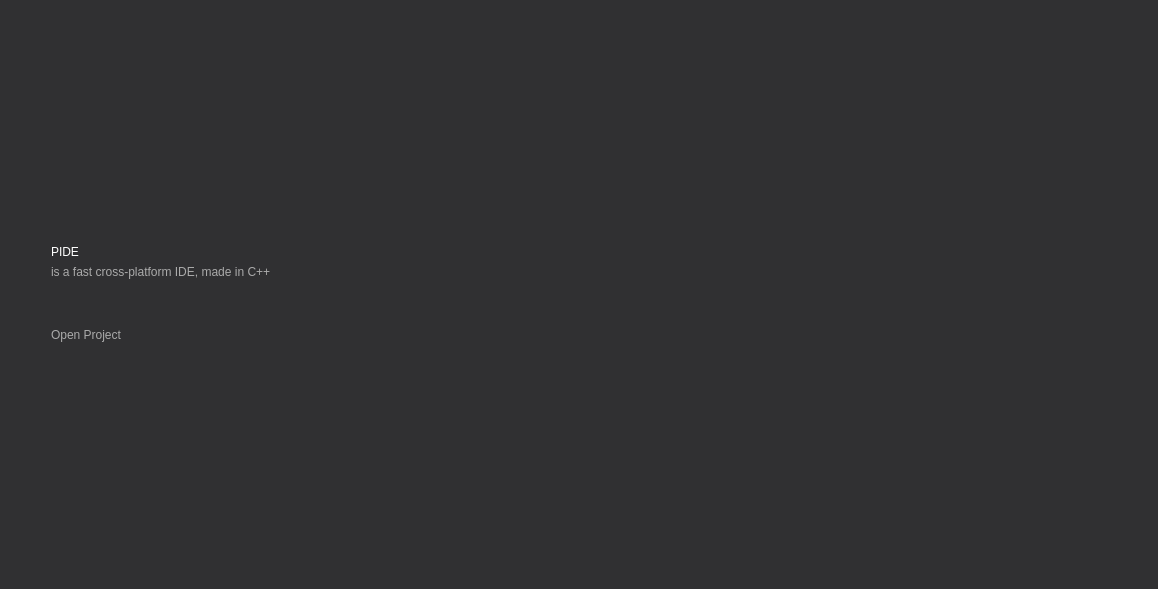
<?xml version="1.0" encoding="UTF-8"?>
<ui version="4.0">
 <class>HomepageWidget</class>
 <widget class="QWidget" name="HomepageWidget">
  <property name="geometry">
   <rect>
    <x>0</x>
    <y>0</y>
    <width>1158</width>
    <height>589</height>
   </rect>
  </property>
  <property name="windowTitle">
   <string>Form</string>
  </property>
  <property name="styleSheet">
   <string notr="true">background-color: rgb(48, 48, 50);</string>
  </property>
  <layout class="QVBoxLayout" name="verticalLayout_3">
   <item>
    <layout class="QHBoxLayout" name="horizontalLayout">
     <item>
      <spacer name="leftSpacer">
       <property name="orientation">
        <enum>Qt::Horizontal</enum>
       </property>
       <property name="sizeType">
        <enum>QSizePolicy::Preferred</enum>
       </property>
       <property name="sizeHint" stdset="0">
        <size>
         <width>40</width>
         <height>20</height>
        </size>
       </property>
      </spacer>
     </item>
     <item>
      <layout class="QVBoxLayout" name="verticalLayout">
       <item>
        <spacer name="topSpacer">
         <property name="orientation">
          <enum>Qt::Vertical</enum>
         </property>
         <property name="sizeHint" stdset="0">
          <size>
           <width>20</width>
           <height>40</height>
          </size>
         </property>
        </spacer>
       </item>
       <item>
        <widget class="QLabel" name="titleLabel">
         <property name="sizePolicy">
          <sizepolicy hsizetype="Preferred" vsizetype="Preferred">
           <horstretch>0</horstretch>
           <verstretch>0</verstretch>
          </sizepolicy>
         </property>
         <property name="styleSheet">
          <string notr="true">font: bold 36pt &quot;Helvetica&quot;;
color: white;</string>
         </property>
         <property name="text">
          <string>PIDE</string>
         </property>
         <property name="wordWrap">
          <bool>false</bool>
         </property>
         <property name="margin">
          <number>0</number>
         </property>
        </widget>
       </item>
       <item>
        <widget class="QLabel" name="descriptionLabel">
         <property name="sizePolicy">
          <sizepolicy hsizetype="Preferred" vsizetype="Preferred">
           <horstretch>0</horstretch>
           <verstretch>0</verstretch>
          </sizepolicy>
         </property>
         <property name="styleSheet">
          <string notr="true">font: 12pt &quot;Helvetica&quot;;
color: #aaaaaa;</string>
         </property>
         <property name="text">
          <string>is a fast cross-platform IDE, made in C++</string>
         </property>
         <property name="wordWrap">
          <bool>false</bool>
         </property>
         <property name="margin">
          <number>0</number>
         </property>
        </widget>
       </item>
       <item>
        <spacer name="verticalSpacer">
         <property name="orientation">
          <enum>Qt::Vertical</enum>
         </property>
         <property name="sizeType">
          <enum>QSizePolicy::Preferred</enum>
         </property>
         <property name="sizeHint" stdset="0">
          <size>
           <width>20</width>
           <height>40</height>
          </size>
         </property>
        </spacer>
       </item>
       <item>
        <layout class="QVBoxLayout" name="projectLayout">
         <item>
          <layout class="QHBoxLayout" name="openProjectLayout">
           <item>
            <widget class="QPushButton" name="openProjectButton">
             <property name="cursor">
              <cursorShape>PointingHandCursor</cursorShape>
             </property>
             <property name="styleSheet">
              <string notr="true">QPushButton {
	font: 12pt &quot;Helvetica&quot;;
	color: #aaaaaa;
	background: none;
	border: none;
	text-align: left;
}
QPushButton:hover {
	color: #ffffff;
	text-decoration: underline;
}</string>
             </property>
             <property name="text">
              <string>Open Project</string>
             </property>
             <property name="icon">
              <iconset resource="../resources/icons.qrc">
               <normaloff>:/file.png</normaloff>:/file.png</iconset>
             </property>
            </widget>
           </item>
           <item>
            <spacer name="openProjectSpacer">
             <property name="orientation">
              <enum>Qt::Horizontal</enum>
             </property>
             <property name="sizeType">
              <enum>QSizePolicy::Expanding</enum>
             </property>
             <property name="sizeHint" stdset="0">
              <size>
               <width>40</width>
               <height>20</height>
              </size>
             </property>
            </spacer>
           </item>
          </layout>
         </item>
        </layout>
       </item>
       <item>
        <spacer name="bottomSpacer">
         <property name="orientation">
          <enum>Qt::Vertical</enum>
         </property>
         <property name="sizeHint" stdset="0">
          <size>
           <width>20</width>
           <height>40</height>
          </size>
         </property>
        </spacer>
       </item>
      </layout>
     </item>
     <item>
      <spacer name="rightSpacer">
       <property name="orientation">
        <enum>Qt::Horizontal</enum>
       </property>
       <property name="sizeHint" stdset="0">
        <size>
         <width>40</width>
         <height>20</height>
        </size>
       </property>
      </spacer>
     </item>
    </layout>
   </item>
  </layout>
 </widget>
 <resources>
  <include location="../resources/icons.qrc"/>
 </resources>
 <connections/>
</ui>
